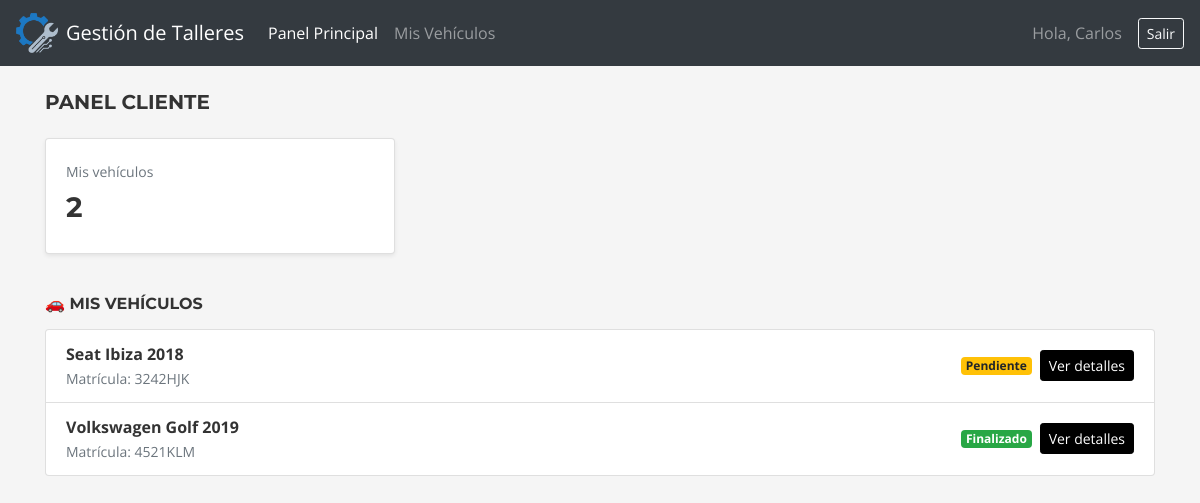
Page /pages/panelCliente.php (signed in) on the committed database.
### tables this page shows
CREATE TABLE `usuarios` (
  `id_usuario` int(11) NOT NULL AUTO_INCREMENT,
  `nombre` varchar(50) NOT NULL,
  `apellidos` varchar(50) NOT NULL,
  `email` varchar(100) NOT NULL,
  `contrasena` varchar(255) NOT NULL,
  `telefono` varchar(15) DEFAULT NULL,
  `id_rol` varchar(20) DEFAULT NULL,
  `fecha_registro` datetime NOT NULL,
  PRIMARY KEY (`id_usuario`),
  UNIQUE KEY `email` (`email`)
);

CREATE TABLE `vehiculos` (
  `id_vehiculo` int(11) NOT NULL AUTO_INCREMENT,
  `id_usuario` int(11) NOT NULL,
  `marca` varchar(50) NOT NULL,
  `modelo` varchar(50) NOT NULL,
  `anio` int(11) NOT NULL,
  `matricula` varchar(10) NOT NULL,
  PRIMARY KEY (`id_vehiculo`),
  UNIQUE KEY `matricula` (`matricula`),
  KEY `id_usuario` (`id_usuario`),
  CONSTRAINT `vehiculos_ibfk_1` FOREIGN KEY (`id_usuario`) REFERENCES `usuarios` (`id_usuario`)
);

### pages/panelCliente.php (the view, shortened to what this page needs)
<?php
require_once "../conf/db.php";
$email = $_SESSION["email"];
$stmt_user = mysqli_prepare($conexion, "SELECT * FROM usuarios WHERE email = ?");
mysqli_stmt_bind_param($stmt_user, "s", $email);
mysqli_stmt_execute($stmt_user);
$usuario = mysqli_fetch_assoc(mysqli_stmt_get_result($stmt_user));
$id_usuario = $usuario['id_usuario'];
$stmt_v = mysqli_prepare($conexion, "
    SELECT v.*,
        (SELECT estado FROM estados_vehiculo WHERE id_vehiculo = v.id_vehiculo ORDER BY fecha_actualizacion DESC LIMIT 1) AS estado_actual
    FROM vehiculos v
    WHERE v.id_usuario = ?
");
mysqli_stmt_bind_param($stmt_v, "i", $id_usuario);
mysqli_stmt_execute($stmt_v);
$vehiculos = mysqli_fetch_all(mysqli_stmt_get_result($stmt_v), MYSQLI_ASSOC);
$num_vehiculos = count($vehiculos);
?>
<!DOCTYPE html>
<html lang="es">
<head>
    <link rel="stylesheet" href="../css/custom.css">
</head>
<body>
<nav class="navbar navbar-expand-lg navbar-dark bg-dark px-3">
    <a class="navbar-brand d-flex align-items-center" href="panelCliente.php">
        <img src="../assets/imagenes/logo.png" alt="Logo" width="42" height="40" class="mr-2">
        Gestión de Talleres
    </a>
    <div class="collapse navbar-collapse" id="navbarCliente">
        <ul class="navbar-nav mr-auto">
            <li class="nav-item active">
                <a class="nav-link" href="panelCliente.php">Panel Principal</a>
            </li>
            <li class="nav-item">
                <a class="nav-link" href="panelCliente.php">Mis Vehículos</a>
            </li>
        </ul>
        <span class="navbar-text mr-3">Hola, <?= htmlspecialchars($usuario['nombre']) ?></span>
        <a href="../auth/logout.php" class="btn btn-outline-light btn-sm">Salir</a>
    </div>
</nav>
<div class="container mt-4">
    <h5 class="mb-4">Panel Cliente</h5>
    <div class="row mb-4">
        <div class="col-md-4 mb-3">
            <div class="card shadow-sm">
                <div class="card-body">
                    <small class="text-muted">Mis vehículos</small>
                    <h3 class="mt-2"><?= $num_vehiculos ?></h3>
                </div>
            </div>
        </div>
    </div>
    <h6 class="mb-3">🚗 Mis Vehículos</h6>
    <div class="list-group">
        <?php foreach ($vehiculos as $v):
            $estado = $v['estado_actual'] ?? 'Sin estado';
            $badge_map = ['Pendiente' => 'warning', 'En proceso' => 'info', 'Finalizado' => 'success'];
            $badge = $badge_map[$estado] ?? 'secondary';
        ?>
        <div class="list-group-item d-flex justify-content-between align-items-center">
            <div>
                <strong><?= htmlspecialchars($v['marca'] . ' ' . $v['modelo'] . ' ' . $v['anio']) ?></strong><br>
                <small class="text-muted">Matrícula: <?= htmlspecialchars($v['matricula']) ?></small>
            </div>
            <div class="d-flex align-items-center">
                <span class="badge badge-<?= $badge ?> mr-2"><?= htmlspecialchars($estado) ?></span>
                <a href="vehiculoCliente.php?id=<?= $v['id_vehiculo'] ?>" class="btn btn-primary btn-sm">Ver detalles</a>
            </div>
        </div>
        <?php endforeach; ?>
    </div>
</div>
</body>
</html>

### rows in the picture
usuarios: nombre "Carlos"
vehiculos: marca+modelo+anio "Seat Ibiza 2018", matricula "3242HJK", estado "Pendiente"
vehiculos: marca+modelo+anio "Volkswagen Golf 2019", matricula "4521KLM", estado "Finalizado"

### other values in the picture
$num_vehiculos "2"
